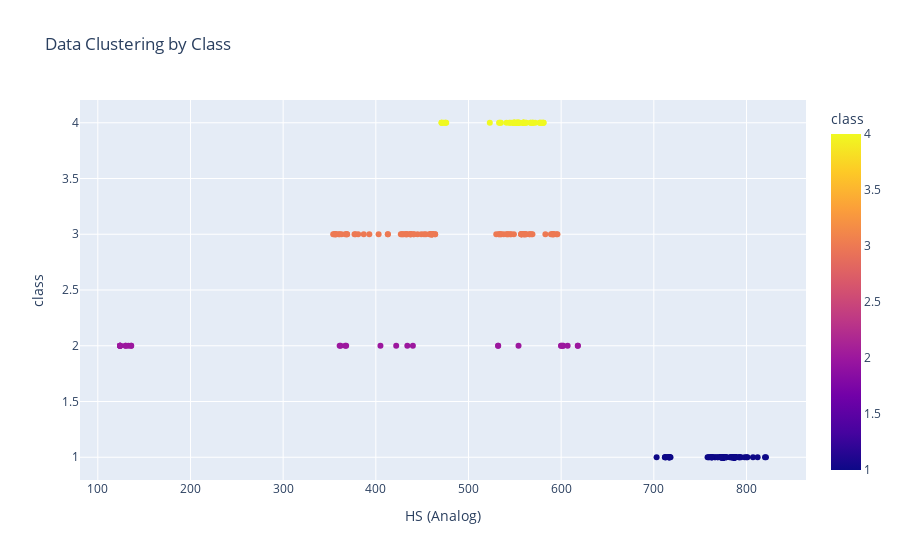
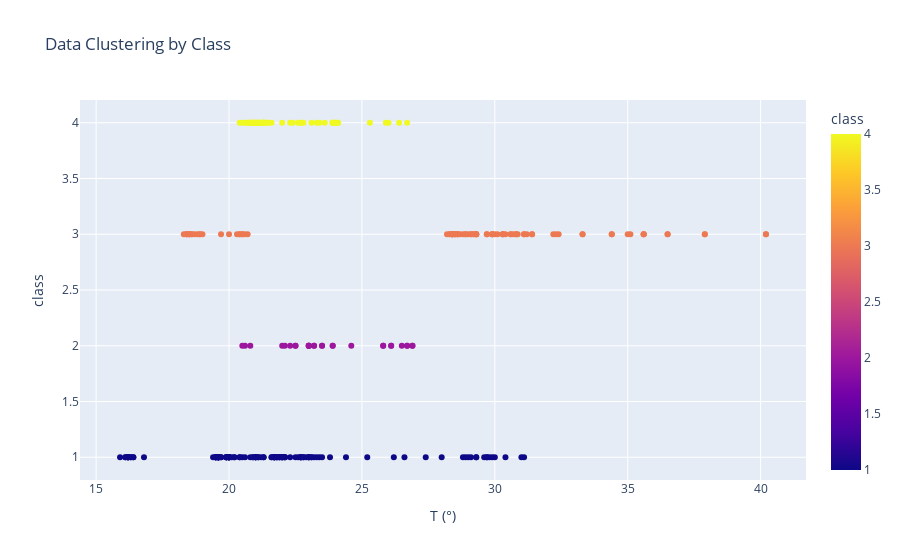
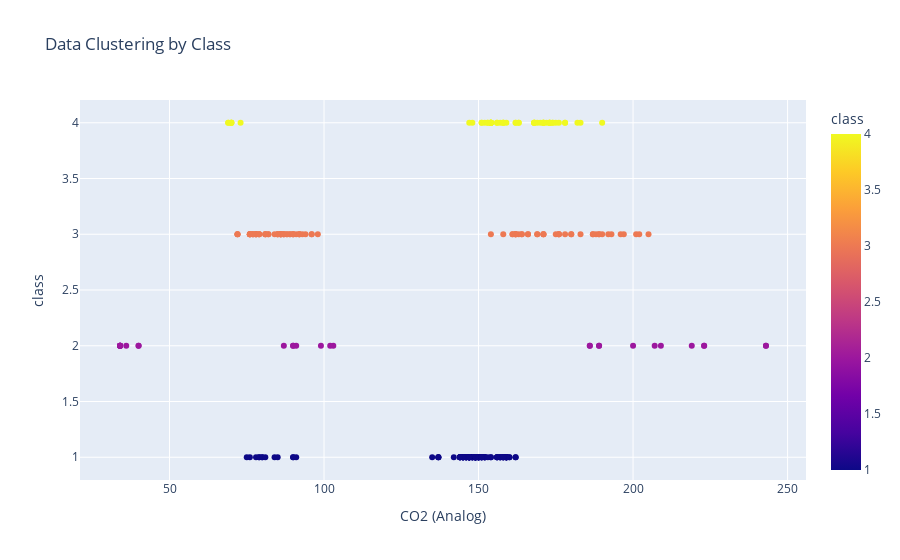
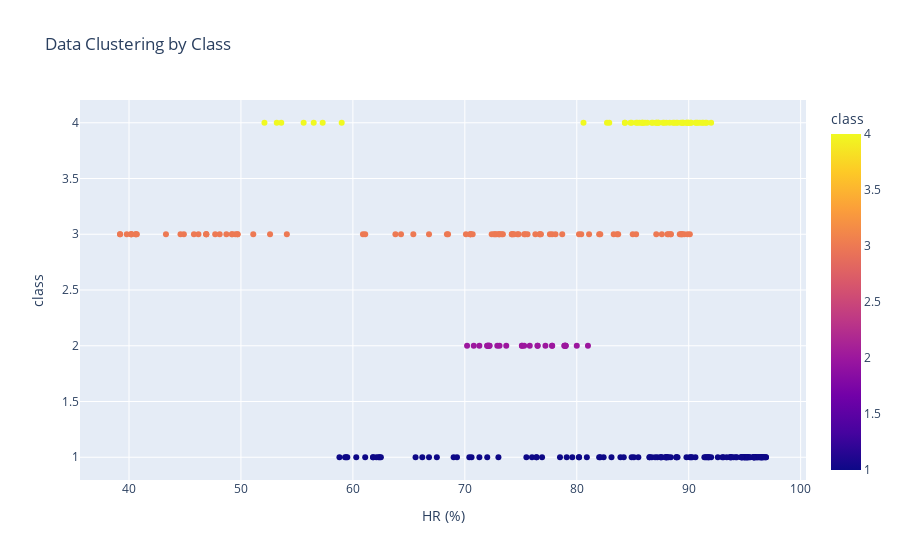

Notebook source saved alongside these figures, in order:
### Code cell
import plotly.express as px

# Assuming 'df' is your DataFrame with columns 'HS (Analog)', 'T (°)', 'CO2 (Analog)', 'HR (%)', 'class'

figHS = px.scatter(df2, x='HS (Analog)', y='class', color='class', title='Data Clustering by Class')
figHS.show()

figT = px.scatter(df2, x='T (°)', y='class', color='class', title='Data Clustering by Class')
figT.show()

figCO2 = px.scatter(df2, x='CO2 (Analog)', y='class', color='class', title='Data Clustering by Class')
figCO2.show()

figHR = px.scatter(df2, x='HR (%)', y='class', color='class', title='Data Clustering by Class')
figHR.show()

fig2 = px.scatter(df2, x='HS (Analog)', y='T (°)', color='class', title='Data Clustering by Class')
fig2.show()

fig3 = px.scatter(df2, x='HS (Analog)', y='HR (%)', color='class', title='Data Clustering by Class')
fig3.show()

fig4 = px.scatter(df2, x='HS (Analog)', y='CO2 (Analog)', color='class', title='Data Clustering by Class')
fig4.show()

### Figure 1 — Plotly figure (JSON) as saved in the notebook; plotly's stock layout.template omitted (floating-point values rounded to 4 significant figures; data arrays with more than 128 entries replaced by an {"elided": "..."} marker saying what was removed)
{"data": [{"hovertemplate": "HS (Analog)=%{x}<br>class=%{marker.color}<extra></extra>", "legendgroup": "", "marker": {"color": {"elided": "300 int values"}, "coloraxis": "coloraxis", "symbol": "circle"}, "mode": "markers", "name": "", "orientation": "v", "showlegend": false, "type": "scatter", "x": {"elided": "300 int values"}, "xaxis": "x", "y": {"elided": "300 int values"}, "yaxis": "y"}], "layout": {"coloraxis": {"colorbar": {"title": {"text": "class"}}, "colorscale": [[0, "#0d0887"], [0.1111, "#46039f"], [0.2222, "#7201a8"], [0.3333, "#9c179e"], [0.4444, "#bd3786"], [0.5556, "#d8576b"], [0.6667, "#ed7953"], [0.7778, "#fb9f3a"], [0.8889, "#fdca26"], [1, "#f0f921"]]}, "legend": {"tracegroupgap": 0}, "title": {"text": "Data Clustering by Class"}, "xaxis": {"anchor": "y", "domain": [0, 1], "title": {"text": "HS (Analog)"}}, "yaxis": {"anchor": "x", "domain": [0, 1], "title": {"text": "class"}}}}

### Figure 2 — Plotly figure (JSON) as saved in the notebook; plotly's stock layout.template omitted (floating-point values rounded to 4 significant figures; data arrays with more than 128 entries replaced by an {"elided": "..."} marker saying what was removed)
{"data": [{"hovertemplate": "T (°)=%{x}<br>class=%{marker.color}<extra></extra>", "legendgroup": "", "marker": {"color": {"elided": "300 int values"}, "coloraxis": "coloraxis", "symbol": "circle"}, "mode": "markers", "name": "", "orientation": "v", "showlegend": false, "type": "scatter", "x": {"elided": "300 float values"}, "xaxis": "x", "y": {"elided": "300 int values"}, "yaxis": "y"}], "layout": {"coloraxis": {"colorbar": {"title": {"text": "class"}}, "colorscale": [[0, "#0d0887"], [0.1111, "#46039f"], [0.2222, "#7201a8"], [0.3333, "#9c179e"], [0.4444, "#bd3786"], [0.5556, "#d8576b"], [0.6667, "#ed7953"], [0.7778, "#fb9f3a"], [0.8889, "#fdca26"], [1, "#f0f921"]]}, "legend": {"tracegroupgap": 0}, "title": {"text": "Data Clustering by Class"}, "xaxis": {"anchor": "y", "domain": [0, 1], "title": {"text": "T (°)"}}, "yaxis": {"anchor": "x", "domain": [0, 1], "title": {"text": "class"}}}}

### Figure 3 — Plotly figure (JSON) as saved in the notebook; plotly's stock layout.template omitted (floating-point values rounded to 4 significant figures; data arrays with more than 128 entries replaced by an {"elided": "..."} marker saying what was removed)
{"data": [{"hovertemplate": "CO2 (Analog)=%{x}<br>class=%{marker.color}<extra></extra>", "legendgroup": "", "marker": {"color": {"elided": "300 int values"}, "coloraxis": "coloraxis", "symbol": "circle"}, "mode": "markers", "name": "", "orientation": "v", "showlegend": false, "type": "scatter", "x": {"elided": "300 int values"}, "xaxis": "x", "y": {"elided": "300 int values"}, "yaxis": "y"}], "layout": {"coloraxis": {"colorbar": {"title": {"text": "class"}}, "colorscale": [[0, "#0d0887"], [0.1111, "#46039f"], [0.2222, "#7201a8"], [0.3333, "#9c179e"], [0.4444, "#bd3786"], [0.5556, "#d8576b"], [0.6667, "#ed7953"], [0.7778, "#fb9f3a"], [0.8889, "#fdca26"], [1, "#f0f921"]]}, "legend": {"tracegroupgap": 0}, "title": {"text": "Data Clustering by Class"}, "xaxis": {"anchor": "y", "domain": [0, 1], "title": {"text": "CO2 (Analog)"}}, "yaxis": {"anchor": "x", "domain": [0, 1], "title": {"text": "class"}}}}

### Figure 4 — Plotly figure (JSON) as saved in the notebook; plotly's stock layout.template omitted (floating-point values rounded to 4 significant figures; data arrays with more than 128 entries replaced by an {"elided": "..."} marker saying what was removed)
{"data": [{"hovertemplate": "HR (%)=%{x}<br>class=%{marker.color}<extra></extra>", "legendgroup": "", "marker": {"color": {"elided": "300 int values"}, "coloraxis": "coloraxis", "symbol": "circle"}, "mode": "markers", "name": "", "orientation": "v", "showlegend": false, "type": "scatter", "x": {"elided": "300 float values"}, "xaxis": "x", "y": {"elided": "300 int values"}, "yaxis": "y"}], "layout": {"coloraxis": {"colorbar": {"title": {"text": "class"}}, "colorscale": [[0, "#0d0887"], [0.1111, "#46039f"], [0.2222, "#7201a8"], [0.3333, "#9c179e"], [0.4444, "#bd3786"], [0.5556, "#d8576b"], [0.6667, "#ed7953"], [0.7778, "#fb9f3a"], [0.8889, "#fdca26"], [1, "#f0f921"]]}, "legend": {"tracegroupgap": 0}, "title": {"text": "Data Clustering by Class"}, "xaxis": {"anchor": "y", "domain": [0, 1], "title": {"text": "HR (%)"}}, "yaxis": {"anchor": "x", "domain": [0, 1], "title": {"text": "class"}}}}
